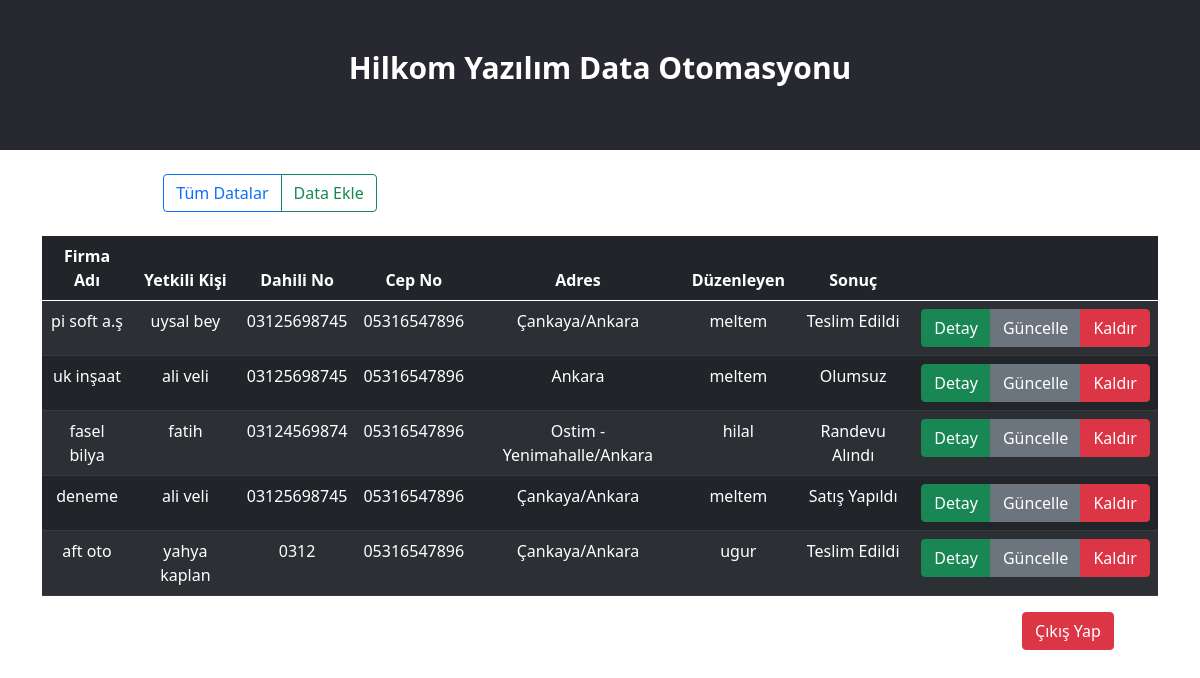
Screenshot of /home.php (signed in) with the database file from the repository.
### tables this page shows
CREATE TABLE `data` (
  `id` int(11) NOT NULL,
  `firmaAdi` varchar(255) NOT NULL,
  `yetkili` varchar(255) NOT NULL,
  `dahili` varchar(255) NOT NULL,
  `cep` varchar(255) NOT NULL,
  `web` varchar(255) NOT NULL,
  `arama` varchar(255) NOT NULL,
  `detay` varchar(300) NOT NULL,
  `duzenleyen` varchar(255) NOT NULL,
  `sonuc` varchar(255) NOT NULL,
  `tarih` date NOT NULL,
  `adres` varchar(5000) NOT NULL
);

### home.php (the view, shortened to what this page needs)
<?php
include "sistem.php";
$sql ="SELECT * FROM data";
$sorgu = $db->prepare($sql);
$sorgu->execute();
$sql2 ="SELECT * FROM kullanici where `kullanici`.`kullaniciAdi`=?";
$sorgu2 = $db->prepare($sql2);
$sorgu2->execute([
    $_SESSION['kullaniciAdi']
]);
$satir2 = $sorgu2->fetch(PDO::FETCH_ASSOC);
?>
<!DOCTYPE html>
<html lang="tr">
<head>
    <link rel="stylesheet" type="text/css" href="style.css">
<link href="https://cdn.jsdelivr.net/npm/bootstrap@5.0.1/dist/css/bootstrap.min.css" rel="stylesheet">
</head>
<body>
  <header>
        <div class="container">
        <h1>Hilkom Yazılım Data Otomasyonu</h1>
        </div>
    </header>
      <div class="container" style="margin-left:-25%;margin-top: 2% ">
                <div >
                    <div class="btn-group">
                        <a href="home.php" class="btn btn-outline-primary" >Tüm Datalar</a>
                        <a href="kaydet.php" class="btn btn-outline-success">Data Ekle</a>
                    </div>
                </div>
            </div>
    <main>
        <div class="container">
            <div class="row mt-4">
                <div class="col">
                    <table class="table table-hover table-dark table-striped">
                        <thead>
                            <tr>
                                <th>Firma Adı</th>
                                <th>Yetkili Kişi</th>
                                <th>Dahili No</th>
                                <th>Cep No</th>
                                <th>Adres</th>
                                <th>Düzenleyen</th>
                                <th>Sonuç</th>
                                <th></th>
                            </tr>
                        </thead>
                        <tbody>
                        <?php while($satir = $sorgu->fetch(PDO::FETCH_ASSOC)) { ?>
                            <tr>
                                <td><?=$satir['firmaAdi']?></td>
                                <td><?=$satir['yetkili']?></td>
                                <td><?=$satir['dahili']?></td>
                                <td><?=$satir['cep']?></td>
                                <td><?=$satir['adres']?></td>
                                <td><?=$satir['duzenleyen']?></td>
                                <td><?=$satir['sonuc']?></td>
                                <td>
                                    <div class="btn-group">
                                        <a href="detay.php?id=<?=$satir['id']?>" class="btn btn-success">Detay</a>
                                        <a href="guncelle.php?id=<?=$satir['id']?>" class="btn btn-secondary">Güncelle</a>
                                        <?php if ($satir2["statu"]=="yonetici") {?>
                                        <a href="?sil=<?=$satir['id']?>" onclick="return confirm('Silinsin mi?')" class="btn btn-danger">Kaldır</a><?php }?>
                                    </div>
                                </td>
                            </tr>
                        <?php } ?>
                        </tbody>
                    </table>
                </div>
            </div>
        </div>
    <a href="cikis.php" style="margin-left: 78%" class="btn btn-danger">Çıkış Yap</a>
    </main>
</body>
</html>

### style.css (style rules this page uses)
body { padding: 0; margin: 0; font-family: 'helvatica',sans-serif; text-align: center; background-color: #fff; }
header { position: relative; width: 100%; height: 150px; left: 0; background-color: #282930; top: 0; }
header h1 { position: absolute; color: white; left: 0; right: 0; margin: auto; top: 50px; font-size: 30px; font-weight: bold; }
::placeholder { font:25px; text-align: center; }

### rows the page displays
data: firmaAdi "pi soft a.ş", yetkili "uysal bey", dahili "03125698745", cep "05316547896", adres "Çankaya/Ankara", duzenleyen "meltem", sonuc "Teslim Edildi"
data: firmaAdi "uk inşaat", yetkili "ali veli", dahili "03125698745", cep "05316547896", adres "Ankara", duzenleyen "meltem", sonuc "Olumsuz"
data: firmaAdi "fasel bilya", yetkili "fatih", dahili "03124569874", cep "05316547896", adres "Ostim -Yenimahalle/Ankara", duzenleyen "hilal", sonuc "Randevu Alındı"
data: firmaAdi "deneme", yetkili "ali veli", dahili "03125698745", cep "05316547896", adres "Çankaya/Ankara", duzenleyen "meltem", sonuc "Satış Yapıldı"
data: firmaAdi "aft oto", yetkili "yahya kaplan", dahili "0312", cep "05316547896", adres "Çankaya/Ankara", duzenleyen "ugur", sonuc "Teslim Edildi"
